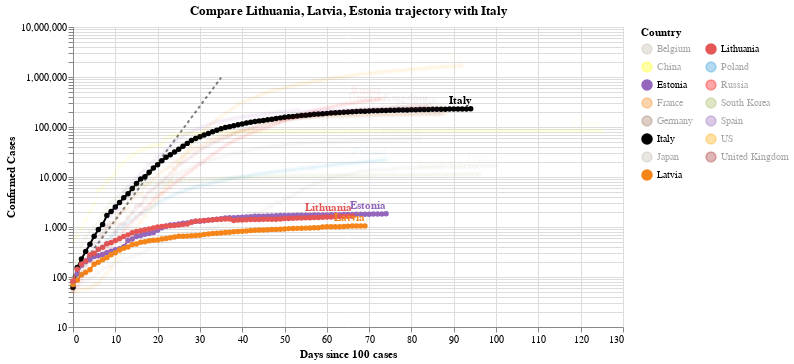

The notebook cell this image was saved under:
### Code cell
#hide_input
chart3 = make_since_chart(dff2, ['Lithuania', 'Latvia', 'Estonia'], baseline_countries)
chart3

### Figure 1 — Vega-Lite specification as saved in the notebook (floating-point values rounded to 4 significant figures; data arrays with more than 128 entries replaced by an {"elided": "..."} marker saying what was removed)
{"config": {"view": {"continuousWidth": 400, "continuousHeight": 300}}, "layer": [{"data": {"name": "data-628230001892d6798b50651be41d1b3e"}, "mark": {"type": "line", "color": "black", "opacity": 0.5, "strokeDash": [3, 3]}, "encoding": {"x": {"type": "quantitative", "field": "Days since 100 cases"}, "y": {"type": "quantitative", "field": "Confirmed Cases"}}}, {"data": {"name": "data-c93d8b429e1f5d12b8da876b409eb49b"}, "mark": {"type": "line", "point": true}, "encoding": {"color": {"type": "nominal", "field": "Country", "legend": {"columns": 2}, "scale": {"domain": ["Belgium", "China", "Estonia", "France", "Germany", "Italy", "Japan", "Latvia", "Lithuania", "Poland", "Russia", "South Korea", "Spain", "US", "United Kingdom"], "range": ["#C1B7AD", "yellow", "#9467bd", "#F58518", "#9D755D", "black", "#C1B7AD", "#F58518", "#E45756", "#2495D3", "red", "#A1BA59", "#9467bd", "orange", "brown"]}}, "opacity": {"condition": {"value": 1, "selection": "selector002"}, "value": 0.05}, "tooltip": [{"type": "nominal", "field": "Country"}, {"type": "temporal", "field": "Date"}, {"type": "quantitative", "field": "Confirmed Cases"}, {"type": "quantitative", "field": "Days since 100 cases"}], "x": {"type": "quantitative", "field": "Days since 100 cases"}, "y": {"type": "quantitative", "field": "Confirmed Cases", "scale": {"type": "log"}}}, "selection": {"selector002": {"type": "multi", "fields": ["Country"], "bind": "legend", "init": [{"Country": "Lithuania"}, {"Country": "Latvia"}, {"Country": "Estonia"}, {"Country": "Italy"}]}}, "width": 550}, {"data": {"name": "data-c93d8b429e1f5d12b8da876b409eb49b"}, "mark": {"type": "text", "align": "right", "dy": -8, "fontWeight": "bold"}, "encoding": {"color": {"type": "nominal", "field": "Country", "legend": {"columns": 2}, "scale": {"domain": ["Belgium", "China", "Estonia", "France", "Germany", "Italy", "Japan", "Latvia", "Lithuania", "Poland", "Russia", "South Korea", "Spain", "US", "United Kingdom"], "range": ["#C1B7AD", "yellow", "#9467bd", "#F58518", "#9D755D", "black", "#C1B7AD", "#F58518", "#E45756", "#2495D3", "red", "#A1BA59", "#9467bd", "orange", "brown"]}}, "opacity": {"condition": {"value": 1, "selection": "selector002"}, "value": 0.05}, "text": {"type": "nominal", "field": "Country"}, "tooltip": [{"type": "nominal", "field": "Country"}, {"type": "temporal", "field": "Date"}, {"type": "quantitative", "field": "Confirmed Cases"}, {"type": "quantitative", "field": "Days since 100 cases"}], "x": {"type": "quantitative", "field": "Days since 100 cases"}, "y": {"type": "quantitative", "field": "Confirmed Cases", "scale": {"type": "log"}}}, "transform": [{"filter": "(datum['Date'] >= 1590451200000)"}], "width": 550}], "title": "Compare Lithuania, Latvia, Estonia trajectory with Italy", "$schema": "https://vega.github.io/schema/vega-lite/v4.0.2.json", "datasets": {"data-628230001892d6798b50651be41d1b3e": [{"Days since 100 cases": 0, "Confirmed Cases": 100.0}, {"Days since 100 cases": 1, "Confirmed Cases": 130.0}, {"Days since 100 cases": 2, "Confirmed Cases": 169.0}, {"Days since 100 cases": 3, "Confirmed Cases": 219.7}, {"Days since 100 cases": 4, "Confirmed Cases": 285.6}, {"Days since 100 cases": 5, "Confirmed Cases": 371.3}, {"Days since 100 cases": 6, "Confirmed Cases": 482.7}, {"Days since 100 cases": 7, "Confirmed Cases": 627.5}, {"Days since 100 cases": 8, "Confirmed Cases": 815.7}, {"Days since 100 cases": 9, "Confirmed Cases": 1060.0}, {"Days since 100 cases": 10, "Confirmed Cases": 1379.0}, {"Days since 100 cases": 11, "Confirmed Cases": 1792.0}, {"Days since 100 cases": 12, "Confirmed Cases": 2330.0}, {"Days since 100 cases": 13, "Confirmed Cases": 3029.0}, {"Days since 100 cases": 14, "Confirmed Cases": 3937.0}, {"Days since 100 cases": 15, "Confirmed Cases": 5119.0}, {"Days since 100 cases": 16, "Confirmed Cases": 6654.0}, {"Days since 100 cases": 17, "Confirmed Cases": 8650.0}, {"Days since 100 cases": 18, "Confirmed Cases": 11250.0}, {"Days since 100 cases": 19, "Confirmed Cases": 14620.0}, {"Days since 100 cases": 20, "Confirmed Cases": 19000.0}, {"Days since 100 cases": 21, "Confirmed Cases": 24710.0}, {"Days since 100 cases": 22, "Confirmed Cases": 32120.0}, {"Days since 100 cases": 23, "Confirmed Cases": 41750.0}, {"Days since 100 cases": 24, "Confirmed Cases": 54280.0}, {"Days since 100 cases": 25, "Confirmed Cases": 70560.0}, {"Days since 100 cases": 26, "Confirmed Cases": 91730.0}, {"Days since 100 cases": 27, "Confirmed Cases": 119300.0}, {"Days since 100 cases": 28, "Confirmed Cases": 155000.0}, {"Days since 100 cases": 29, "Confirmed Cases": 201500.0}, {"Days since 100 cases": 30, "Confirmed Cases": 262000.0}, {"Days since 100 cases": 31, "Confirmed Cases": 340600.0}, {"Days since 100 cases": 32, "Confirmed Cases": 442800.0}, {"Days since 100 cases": 33, "Confirmed Cases": 575600.0}, {"Days since 100 cases": 34, "Confirmed Cases": 748300.0}, {"Days since 100 cases": 35, "Confirmed Cases": 972800.0}], "data-c93d8b429e1f5d12b8da876b409eb49b": {"elided": "1305 records"}}}
